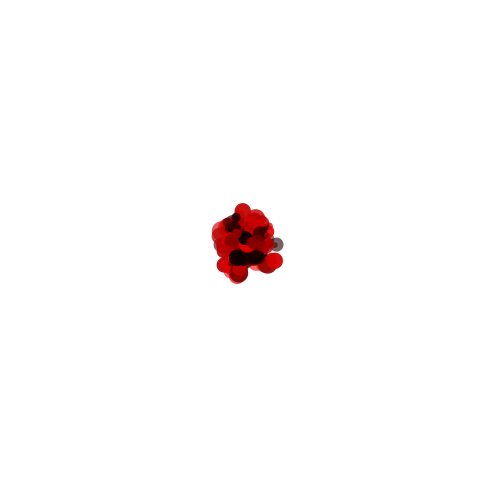
Frame 1 (no input)
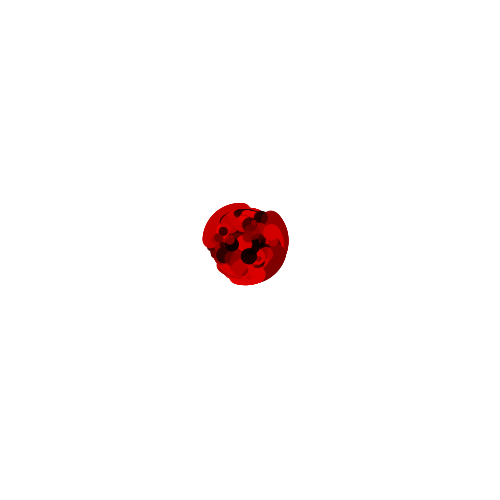
Frame 60 (the mouse pressed at the canvas centre just before this capture)
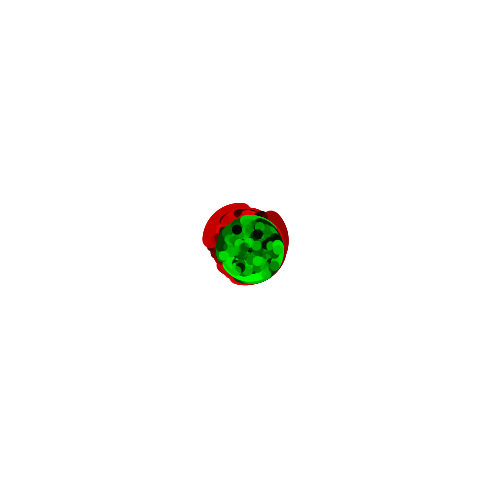
Frame 120 (the mouse held since frame 60 and released just before this capture)

The Processing sketch that drew these frames (run headless with seeded random() and noise(); from frame 60 on, the mouse is pressed at the canvas centre):

// Processing sketch: processing_182033
// ── processing_182033.pde

///////////////////////
//HanByul Jo  09.2012//
//////////////////////


Particle[] ps;

void setup() {

  size(500, 500); 

  //number of particles
  ps = new Particle[150];

  for (int i=0; i<ps.length; i++) {
    ps[i] = new Particle(random(width/2-10, width/2), random(height/2-10, height/2));
  }

  background(255);
}

void draw() {

  for (int i=0; i<ps.length; i++) {
    ps[i].draw();
    ps[i].move();
  }
}


void mousePressed() {
   //reset
  for (int i=0; i<ps.length; i++) {
    ps[i].mousePressed();
  }
}

class Particle {

  float x;
  float y;

  float rot;

  //minimum value nad maximum value for diameter
  float minVal;
  float maxVal;

  //diameter
  float q;

  // angle keeps changing
  float a;


  //standard for making curve
  float norm;

  //for color
  color[] cs;
  int cn;

  //thickness
  float d;


  Particle(float x, float y) {

    this.x = x;
    this.y = y;

    this.rot = random(0, 2*PI);

    minVal = 5;
    maxVal = 30;

    this.a = PI;
    this.norm = random(0.01, 0.03);
    this.q = random(minVal, maxVal);
    this.cs = new color[3];
    cs[0]  = color(random(0, 255), 0, 0, random(150, 255));
    cs[1]  = color(0, random(0, 255), 0, random(150, 255));
    cs[2]  = color(0, 0, random(0, 255), random(150, 255));

    this.cn = 0;
    this.d = random(5, 20);
  }


  void draw() {

    pushMatrix();
    translate(x, y);
    rotate(rot);


    fill(cs[cn]);
    noStroke();
    ellipse(cos(a)*q, sin(a)*q, d, d);

    // fill(255, 0, 0);
    // ellipse(0, 0, 20, 20);
    popMatrix();
  }

  void move() {

    
    //make wooble wooble ~* 
    a-=norm;
    if (a <= 0 ) {

      a  = PI;
      norm *= -1;
      float tempX = q;
      q = random(minVal, maxVal);
      x += (tempX+q)*cos(rot);
      y+=sin(rot)*(tempX+q);
      //  d-=0.5;
    }

    if ( a >= 2*PI) {
      a  = PI;
      norm *= -1;
      float tempX = q;
      //  d-=0.5;


      q = random(minVal, maxVal);
      x += (tempX+q)*cos(rot);
      y+=sin(rot)*(tempX+q);
    }
  }


  void reset() {
    this.x = width/2;
    this.y = height/2;

    this.rot = random(0, 2*PI);

    this.a = PI;
    this.norm = random(0.005, 0.03);
    this.q = random(minVal, maxVal);
    this.d = 10;

    cn++;
    cn%=cs.length;
  }


  void mousePressed() {
    //reset whole values
    fill(random(200, 255));
    rect(0, 0, width, height);
    reset();
  }
}
